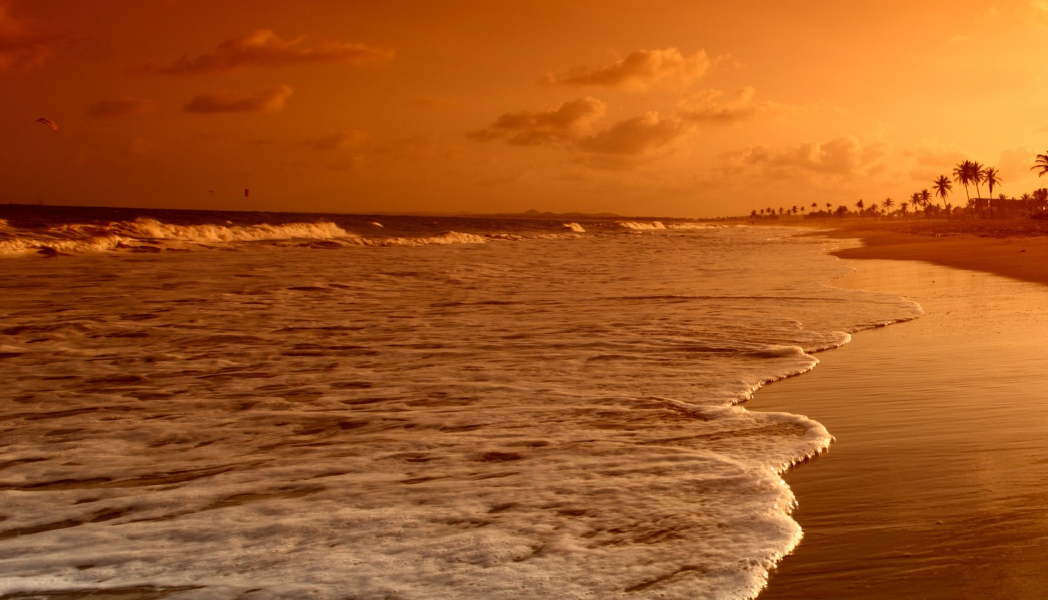
#> input picture StitchAndPostProcess/Images/2/1.jpg, 2096 x 1200 px (shown at 1/2 size); its folder holds 2 pictures in this run
$ python main.py
#> lines starting #> are read from the running program, lines starting #| are printed output that depends on the picture; after the words box and inside, x2 and y2 are one past the last pixel; in counts of white or black regions, pixels touching at a corner belong together
# -*- coding: utf-8 -*-


import numpy as np
import cv2
import glob
import imutils

#change folder [1,2]
image_paths = glob.glob('Images/2/*')
images = []


for image in image_paths:
    curImg = cv2.imread(image)
#> curImg is the input picture: shape (1200, 2096, 3); mean B, G, R 31.9, 88, 164.6
    curImg = cv2.resize(curImg,(0,0),None,0.3,0.3)
#> curImg: shape (360, 629, 3)
    images.append(curImg)
#> pass 2 of the loop `for image in image_paths:`:
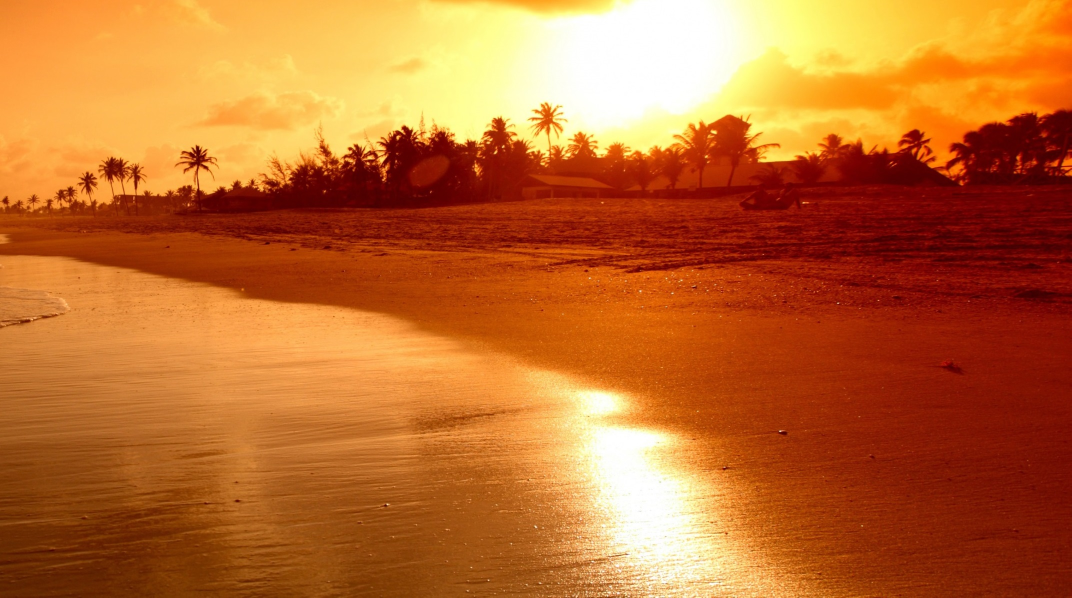
#> input picture StitchAndPostProcess/Images/2/2.jpg, 2143 x 1195 px (shown at 1/2 size)
#> curImg is the input picture: shape (1195, 2143, 3); mean B, G, R 46.9, 107.5, 190.3
#> `curImg = cv2.resize(curImg,(0,0),None,0.3,0.3)`:
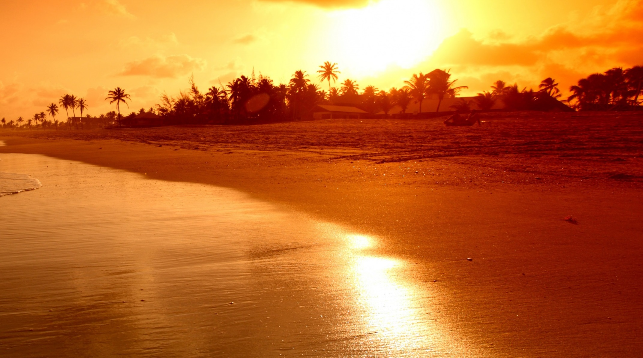
#> curImg: shape (358, 643, 3); mean B, G, R 46.9, 107.5, 190.3
    # cv2.imshow("Image", curImg)
    # cv2.waitKey(0)


imageStitcher = cv2.Stitcher_create()

error, stitched_img = imageStitcher.stitch(images)
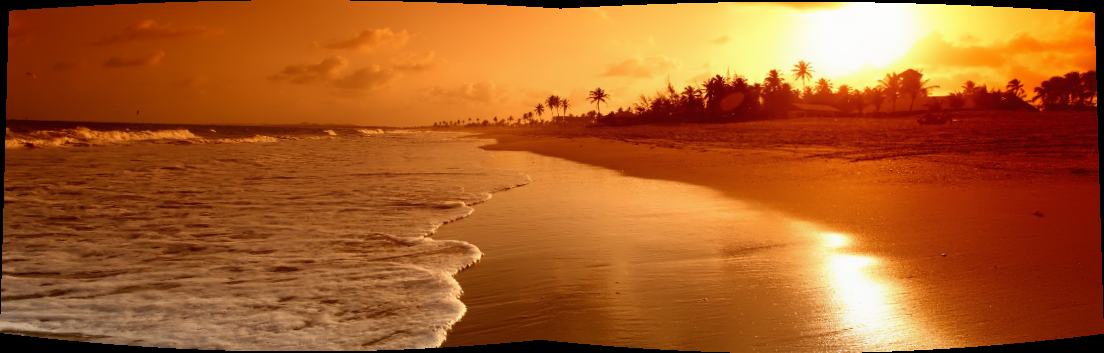
#> stitched_img: shape (353, 1104, 3); mean of channels 0, 1, 2 37.6, 92.6, 169; drawn as B, G, R
#> error = 0

if not error:

    cv2.imwrite("stitchedOutput.png", stitched_img)
    cv2.imshow("Stitched Img", stitched_img)
    cv2.waitKey(0)


    """
    Post Processing

    """

    """The function copies the source image into the middle of the destination image.
    The areas to the left, to the right, above and below the copied source image will
    be filled with extrapolated pixels"""

    stitched_img = cv2.copyMakeBorder(stitched_img, 10, 10, 10, 10, cv2.BORDER_CONSTANT, (0,0,0))
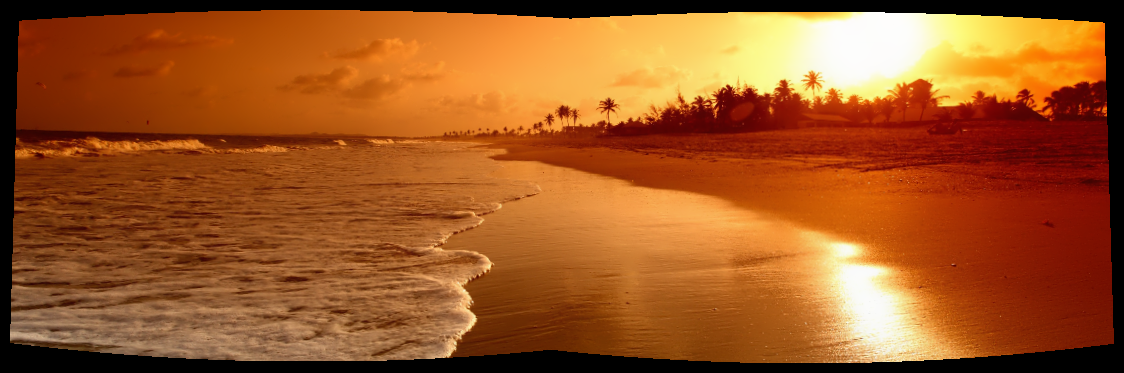
#> stitched_img: shape (373, 1124, 3); mean of channels 0, 1, 2 35, 86.1, 157.1; drawn as B, G, R

    # cv2.imwrite("copyMakeBorder.png", stitched_img)
    cv2.imshow("copyMakeBorder", stitched_img)
    cv2.waitKey(0)


    """convert to GS"""
    gray = cv2.cvtColor(stitched_img,cv2.COLOR_BGR2GRAY)
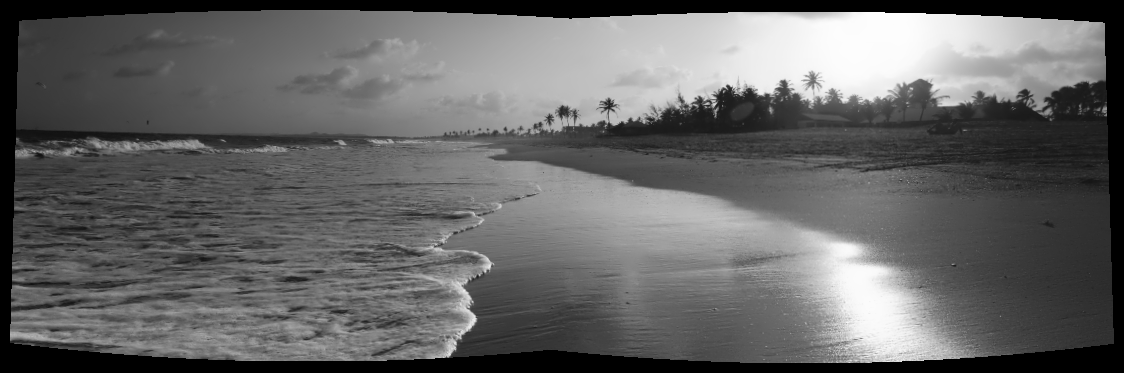
#> gray: shape (373, 1124); min 0, max 253, mean 101.5

    # cv2.imwrite("grayscaled.png", gray)
    cv2.imshow("gray", gray)
    cv2.waitKey(0)

    """Apply binary thresholding; to help with identifying btwn the borders and main image"""

    thresh_img = cv2.threshold(gray, 0, 255, cv2.THRESH_BINARY)[1]
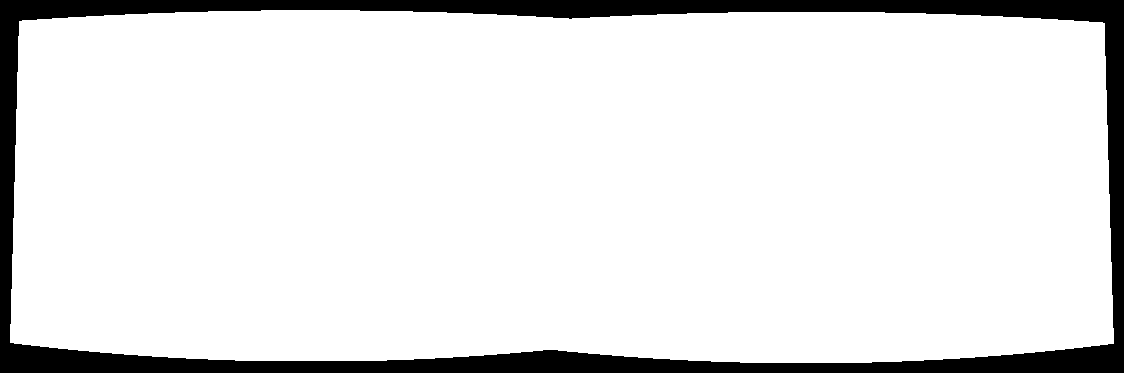
#> thresh_img: shape (373, 1124); 89.6% white; 1 black region

    # cv2.imwrite("Thresholded.png", thresh_img)
    cv2.imshow("thresh_img", thresh_img)
    cv2.waitKey(0)


    """
    The function retrieves contours or edges from the binary image using the algorithm [Suzuki85].
    The contours are a useful tool for edge detection.
    CV_CHAIN_APPROX_SIMPLE compresses horizontal, vertical, and diagonal segments and leaves only
    their end points.
    For example, an up-right rectangular contour is encoded with 4 points.
    """
    contours = cv2.findContours(thresh_img.copy(), cv2.RETR_EXTERNAL, cv2.CHAIN_APPROX_SIMPLE)
#> contours = 1 contour; box (x1, y1, x2, y2) and area: (10, 10, 1114, 363) 374134


    """
    extract only the contours and find the contour with the max area
    i.e. areaOI is the outline of the stitched image
    """
    contours = imutils.grab_contours(contours)
    areaOI = max(contours, key=cv2.contourArea)
#> areaOI = contour of 238 points, box (x1, y1, x2, y2) (10, 10, 1114, 363), area 374134

    """
    create a mask wrt to the shape of the thresholded image
        -numpy zeros array in the shape of the thresh image
        -obtain bounding box coordinates for AoI
        -create a rectangular mask  with the coordinates

    """
    mask = np.zeros(thresh_img.shape, dtype="uint8")
    x, y, w, h = cv2.boundingRect(areaOI)
#> x = 10; y = 10; w = 1104; h = 353
    cv2.rectangle(mask, (x,y), (x + w, y + h), 255, -1)
#> mask: shape (373, 1124); 93.3% white; 1 black region, box (x1, y1, x2, y2) and area: (0, 0, 1124, 373) 28082

    """
    make two copies of the mask
    """

    minRectangle = mask.copy()
    subImage = mask.copy()


    """
    while the number of zeros in subImage is greater than none;
    erode the boundaries of the minRectangle and subtract minRectangle with Thresh_img

    -countNonZero() The function returns the number of non-zero elements in mtx
    -erode() erodes away the boundaries of foreground object (Always try to keep
    foreground in white). It is normally performed on binary images.
    -subtract() subtracts the pixel values in two images and merges them
    """

    while cv2.countNonZero(subImage) > 0:
        minRectangle = cv2.erode(minRectangle, None)
        subImage = cv2.subtract(minRectangle, thresh_img)
#> this loop made 19 passes
#> pass 1, `subImage = cv2.subtract(minRectangle, thresh_img)`:
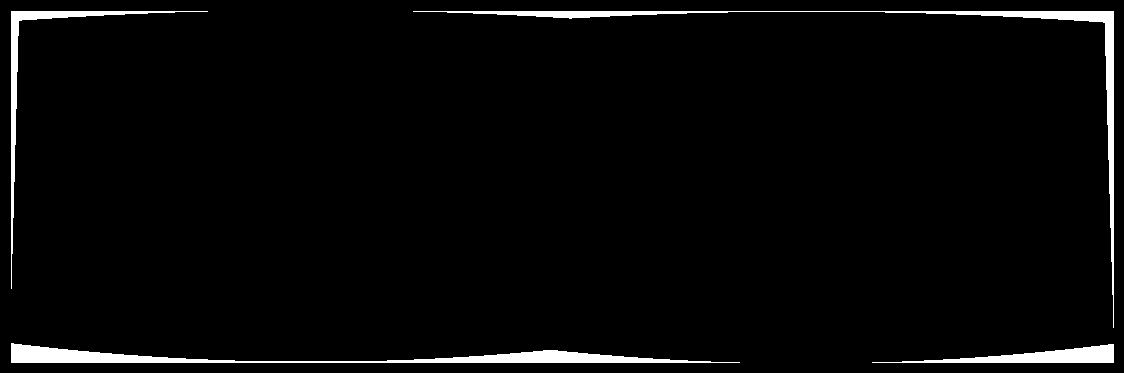
#> subImage: shape (373, 1124); 3.1% white; 4 white regions, box (x1, y1, x2, y2) and area: (11, 343, 740, 363) 4633, (413, 11, 1114, 328) 4231, (11, 11, 208, 289) 2052, (872, 344, 1114, 363) 1908
#> after the loop:
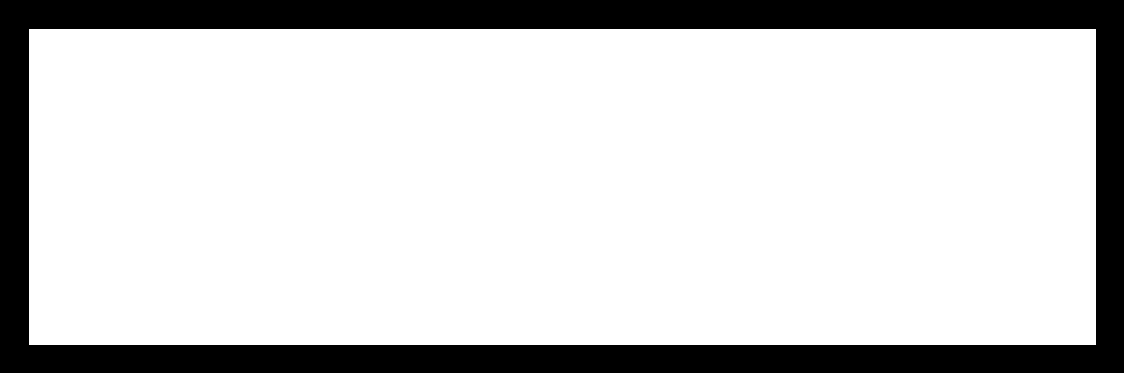
#> minRectangle: shape (373, 1124); 80.4% white; 1 black region


    """
    repeat findContours, grabContours and the Max contour i.e. the stitched image
    with their border coordinates; these can be finally used to slice the Originally
    stitched image.

    """
    contours = cv2.findContours(minRectangle.copy(), cv2.RETR_EXTERNAL, cv2.CHAIN_APPROX_SIMPLE)
#> contours = 1 contour; box (x1, y1, x2, y2) and area: (29, 29, 1096, 345) 335790

    contours = imutils.grab_contours(contours)
#> contours = [[[29, 29], [29, 344], [1095, 344], [1095, 29]]]
    areaOI = max(contours, key=cv2.contourArea)
#> areaOI = [[29, 29], [29, 344], [1095, 344], [1095, 29]]

    # cv2.imwrite("minRectangle.png", minRectangle)
    cv2.imshow("minRectangle Image", minRectangle)
    cv2.waitKey(0)

    x, y, w, h = cv2.boundingRect(areaOI)
#> x = 29; y = 29; w = 1067; h = 316

    stitched_img = stitched_img[y:y + h, x:x + w]
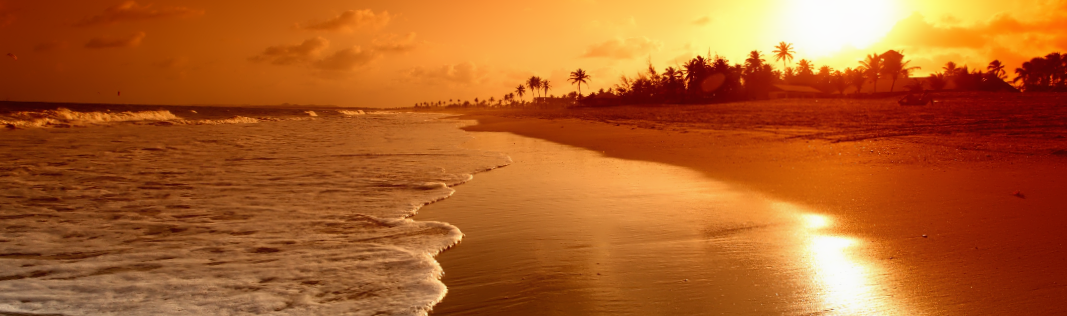
#> stitched_img: shape (316, 1067, 3); mean of channels 0, 1, 2 37.8, 94.8, 175.3; drawn as B, G, R

    cv2.imwrite("stitchedOutputProcessed.png", stitched_img)
    cv2.imshow("Stitched Image Processed", stitched_img)
    cv2.waitKey(0)


else:
    print("Images could not be stitched!")
    print("Likely not enough key points being detected!")
